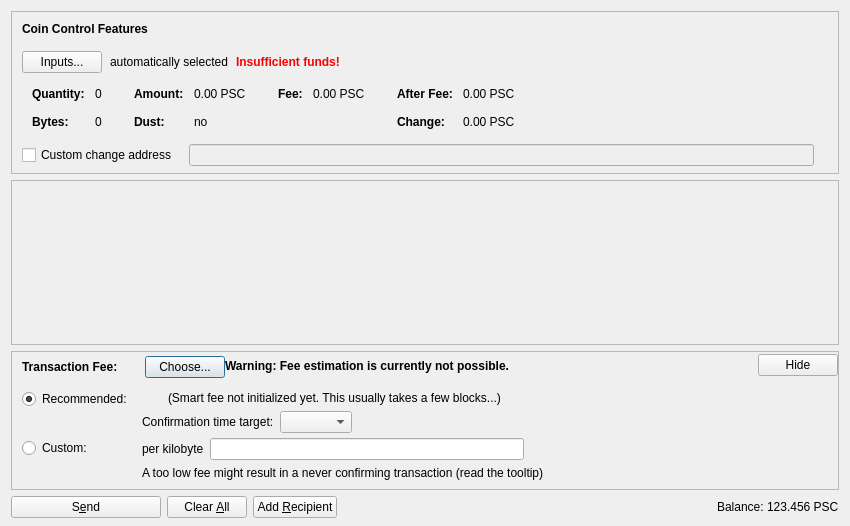
<?xml version="1.0" encoding="UTF-8"?>
<ui version="4.0">
 <class>SendCoinsDialog</class>
 <widget class="QDialog" name="SendCoinsDialog">
  <property name="geometry">
   <rect>
    <x>0</x>
    <y>0</y>
    <width>850</width>
    <height>526</height>
   </rect>
  </property>
  <property name="windowTitle">
   <string>Send Coins</string>
  </property>
  <layout class="QVBoxLayout" name="verticalLayout" stretch="0,1,0,0">
   <property name="bottomMargin">
    <number>8</number>
   </property>
   <item>
    <widget class="QFrame" name="frameCoinControl">
     <property name="sizePolicy">
      <sizepolicy hsizetype="Expanding" vsizetype="Expanding">
       <horstretch>0</horstretch>
       <verstretch>0</verstretch>
      </sizepolicy>
     </property>
     <property name="maximumSize">
      <size>
       <width>16777215</width>
       <height>16777215</height>
      </size>
     </property>
     <property name="frameShape">
      <enum>QFrame::StyledPanel</enum>
     </property>
     <property name="frameShadow">
      <enum>QFrame::Sunken</enum>
     </property>
     <layout class="QVBoxLayout" name="verticalLayoutCoinControl2">
      <property name="spacing">
       <number>0</number>
      </property>
      <property name="leftMargin">
       <number>0</number>
      </property>
      <property name="topMargin">
       <number>0</number>
      </property>
      <property name="rightMargin">
       <number>0</number>
      </property>
      <property name="bottomMargin">
       <number>6</number>
      </property>
      <item>
       <layout class="QVBoxLayout" name="verticalLayoutCoinControl" stretch="0,0,0,0,1">
        <property name="spacing">
         <number>0</number>
        </property>
        <property name="leftMargin">
         <number>10</number>
        </property>
        <property name="topMargin">
         <number>10</number>
        </property>
        <item>
         <layout class="QHBoxLayout" name="horizontalLayoutCoinControl1">
          <property name="bottomMargin">
           <number>15</number>
          </property>
          <item>
           <widget class="QLabel" name="labelCoinControlFeatures">
            <property name="sizePolicy">
             <sizepolicy hsizetype="Preferred" vsizetype="Maximum">
              <horstretch>0</horstretch>
              <verstretch>0</verstretch>
             </sizepolicy>
            </property>
            <property name="font">
             <font>
              <weight>75</weight>
              <bold>true</bold>
             </font>
            </property>
            <property name="styleSheet">
             <string notr="true">font-weight:bold;</string>
            </property>
            <property name="text">
             <string>Coin Control Features</string>
            </property>
           </widget>
          </item>
         </layout>
        </item>
        <item>
         <layout class="QHBoxLayout" name="horizontalLayoutCoinControl2" stretch="0,0,0,0">
          <property name="spacing">
           <number>8</number>
          </property>
          <property name="bottomMargin">
           <number>10</number>
          </property>
          <item>
           <widget class="QPushButton" name="pushButtonCoinControl">
            <property name="styleSheet">
             <string notr="true"/>
            </property>
            <property name="text">
             <string>Inputs...</string>
            </property>
            <property name="autoDefault">
             <bool>false</bool>
            </property>
           </widget>
          </item>
          <item>
           <widget class="QLabel" name="labelCoinControlAutomaticallySelected">
            <property name="text">
             <string>automatically selected</string>
            </property>
            <property name="margin">
             <number>5</number>
            </property>
           </widget>
          </item>
          <item>
           <widget class="QLabel" name="labelCoinControlInsuffFunds">
            <property name="font">
             <font>
              <weight>75</weight>
              <bold>true</bold>
             </font>
            </property>
            <property name="styleSheet">
             <string notr="true">color:red;font-weight:bold;</string>
            </property>
            <property name="text">
             <string>Insufficient funds!</string>
            </property>
            <property name="margin">
             <number>5</number>
            </property>
           </widget>
          </item>
          <item>
           <spacer name="horizontalSpacerCoinControl">
            <property name="orientation">
             <enum>Qt::Horizontal</enum>
            </property>
            <property name="sizeHint" stdset="0">
             <size>
              <width>40</width>
              <height>1</height>
             </size>
            </property>
           </spacer>
          </item>
         </layout>
        </item>
        <item>
         <widget class="QWidget" name="widgetCoinControl" native="true">
          <property name="sizePolicy">
           <sizepolicy hsizetype="Preferred" vsizetype="Preferred">
            <horstretch>0</horstretch>
            <verstretch>0</verstretch>
           </sizepolicy>
          </property>
          <property name="minimumSize">
           <size>
            <width>0</width>
            <height>0</height>
           </size>
          </property>
          <property name="styleSheet">
           <string notr="true"/>
          </property>
          <layout class="QHBoxLayout" name="horizontalLayoutCoinControl5">
           <property name="leftMargin">
            <number>0</number>
           </property>
           <property name="topMargin">
            <number>0</number>
           </property>
           <property name="rightMargin">
            <number>0</number>
           </property>
           <property name="bottomMargin">
            <number>0</number>
           </property>
           <item>
            <layout class="QHBoxLayout" name="horizontalLayoutCoinControl3" stretch="0,0,0,1">
             <property name="spacing">
              <number>20</number>
             </property>
             <property name="topMargin">
              <number>0</number>
             </property>
             <property name="bottomMargin">
              <number>10</number>
             </property>
             <item>
              <layout class="QFormLayout" name="formLayoutCoinControl1">
               <property name="horizontalSpacing">
                <number>10</number>
               </property>
               <property name="verticalSpacing">
                <number>14</number>
               </property>
               <property name="leftMargin">
                <number>10</number>
               </property>
               <property name="topMargin">
                <number>4</number>
               </property>
               <property name="rightMargin">
                <number>6</number>
               </property>
               <item row="0" column="0">
                <widget class="QLabel" name="labelCoinControlQuantityText">
                 <property name="font">
                  <font>
                   <weight>75</weight>
                   <bold>true</bold>
                  </font>
                 </property>
                 <property name="text">
                  <string>Quantity:</string>
                 </property>
                 <property name="margin">
                  <number>0</number>
                 </property>
                </widget>
               </item>
               <item row="0" column="1">
                <widget class="QLabel" name="labelCoinControlQuantity">
                 <property name="cursor">
                  <cursorShape>IBeamCursor</cursorShape>
                 </property>
                 <property name="contextMenuPolicy">
                  <enum>Qt::ActionsContextMenu</enum>
                 </property>
                 <property name="text">
                  <string notr="true">0</string>
                 </property>
                 <property name="margin">
                  <number>0</number>
                 </property>
                 <property name="textInteractionFlags">
                  <set>Qt::LinksAccessibleByMouse|Qt::TextSelectableByKeyboard|Qt::TextSelectableByMouse</set>
                 </property>
                </widget>
               </item>
               <item row="1" column="0">
                <widget class="QLabel" name="labelCoinControlBytesText">
                 <property name="font">
                  <font>
                   <weight>75</weight>
                   <bold>true</bold>
                  </font>
                 </property>
                 <property name="text">
                  <string>Bytes:</string>
                 </property>
                </widget>
               </item>
               <item row="1" column="1">
                <widget class="QLabel" name="labelCoinControlBytes">
                 <property name="cursor">
                  <cursorShape>IBeamCursor</cursorShape>
                 </property>
                 <property name="contextMenuPolicy">
                  <enum>Qt::ActionsContextMenu</enum>
                 </property>
                 <property name="text">
                  <string notr="true">0</string>
                 </property>
                 <property name="textInteractionFlags">
                  <set>Qt::LinksAccessibleByMouse|Qt::TextSelectableByKeyboard|Qt::TextSelectableByMouse</set>
                 </property>
                </widget>
               </item>
              </layout>
             </item>
             <item>
              <layout class="QFormLayout" name="formLayoutCoinControl2">
               <property name="horizontalSpacing">
                <number>10</number>
               </property>
               <property name="verticalSpacing">
                <number>14</number>
               </property>
               <property name="leftMargin">
                <number>6</number>
               </property>
               <property name="topMargin">
                <number>4</number>
               </property>
               <property name="rightMargin">
                <number>6</number>
               </property>
               <item row="0" column="0">
                <widget class="QLabel" name="labelCoinControlAmountText">
                 <property name="font">
                  <font>
                   <weight>75</weight>
                   <bold>true</bold>
                  </font>
                 </property>
                 <property name="text">
                  <string>Amount:</string>
                 </property>
                 <property name="margin">
                  <number>0</number>
                 </property>
                </widget>
               </item>
               <item row="0" column="1">
                <widget class="QLabel" name="labelCoinControlAmount">
                 <property name="cursor">
                  <cursorShape>IBeamCursor</cursorShape>
                 </property>
                 <property name="contextMenuPolicy">
                  <enum>Qt::ActionsContextMenu</enum>
                 </property>
                 <property name="text">
                  <string notr="true">0.00 PSC</string>
                 </property>
                 <property name="textInteractionFlags">
                  <set>Qt::LinksAccessibleByMouse|Qt::TextSelectableByKeyboard|Qt::TextSelectableByMouse</set>
                 </property>
                </widget>
               </item>
               <item row="1" column="0">
                <widget class="QLabel" name="labelCoinControlLowOutputText">
                 <property name="font">
                  <font>
                   <weight>75</weight>
                   <bold>true</bold>
                  </font>
                 </property>
                 <property name="text">
                  <string>Dust:</string>
                 </property>
                </widget>
               </item>
               <item row="1" column="1">
                <widget class="QLabel" name="labelCoinControlLowOutput">
                 <property name="cursor">
                  <cursorShape>IBeamCursor</cursorShape>
                 </property>
                 <property name="contextMenuPolicy">
                  <enum>Qt::ActionsContextMenu</enum>
                 </property>
                 <property name="text">
                  <string notr="true">no</string>
                 </property>
                 <property name="textInteractionFlags">
                  <set>Qt::LinksAccessibleByMouse|Qt::TextSelectableByKeyboard|Qt::TextSelectableByMouse</set>
                 </property>
                </widget>
               </item>
              </layout>
             </item>
             <item>
              <layout class="QFormLayout" name="formLayoutCoinControl3">
               <property name="horizontalSpacing">
                <number>10</number>
               </property>
               <property name="verticalSpacing">
                <number>14</number>
               </property>
               <property name="leftMargin">
                <number>6</number>
               </property>
               <property name="topMargin">
                <number>4</number>
               </property>
               <property name="rightMargin">
                <number>6</number>
               </property>
               <item row="0" column="0">
                <widget class="QLabel" name="labelCoinControlFeeText">
                 <property name="font">
                  <font>
                   <weight>75</weight>
                   <bold>true</bold>
                  </font>
                 </property>
                 <property name="text">
                  <string>Fee:</string>
                 </property>
                 <property name="margin">
                  <number>0</number>
                 </property>
                </widget>
               </item>
               <item row="0" column="1">
                <widget class="QLabel" name="labelCoinControlFee">
                 <property name="cursor">
                  <cursorShape>IBeamCursor</cursorShape>
                 </property>
                 <property name="contextMenuPolicy">
                  <enum>Qt::ActionsContextMenu</enum>
                 </property>
                 <property name="text">
                  <string notr="true">0.00 PSC</string>
                 </property>
                 <property name="textInteractionFlags">
                  <set>Qt::LinksAccessibleByMouse|Qt::TextSelectableByKeyboard|Qt::TextSelectableByMouse</set>
                 </property>
                </widget>
               </item>
              </layout>
             </item>
             <item>
              <layout class="QFormLayout" name="formLayoutCoinControl4">
               <property name="horizontalSpacing">
                <number>10</number>
               </property>
               <property name="verticalSpacing">
                <number>14</number>
               </property>
               <property name="leftMargin">
                <number>6</number>
               </property>
               <property name="topMargin">
                <number>4</number>
               </property>
               <property name="rightMargin">
                <number>6</number>
               </property>
               <item row="0" column="0">
                <widget class="QLabel" name="labelCoinControlAfterFeeText">
                 <property name="font">
                  <font>
                   <weight>75</weight>
                   <bold>true</bold>
                  </font>
                 </property>
                 <property name="text">
                  <string>After Fee:</string>
                 </property>
                 <property name="margin">
                  <number>0</number>
                 </property>
                </widget>
               </item>
               <item row="0" column="1">
                <widget class="QLabel" name="labelCoinControlAfterFee">
                 <property name="cursor">
                  <cursorShape>IBeamCursor</cursorShape>
                 </property>
                 <property name="contextMenuPolicy">
                  <enum>Qt::ActionsContextMenu</enum>
                 </property>
                 <property name="text">
                  <string notr="true">0.00 PSC</string>
                 </property>
                 <property name="textInteractionFlags">
                  <set>Qt::LinksAccessibleByMouse|Qt::TextSelectableByKeyboard|Qt::TextSelectableByMouse</set>
                 </property>
                </widget>
               </item>
               <item row="1" column="0">
                <widget class="QLabel" name="labelCoinControlChangeText">
                 <property name="font">
                  <font>
                   <weight>75</weight>
                   <bold>true</bold>
                  </font>
                 </property>
                 <property name="text">
                  <string>Change:</string>
                 </property>
                </widget>
               </item>
               <item row="1" column="1">
                <widget class="QLabel" name="labelCoinControlChange">
                 <property name="cursor">
                  <cursorShape>IBeamCursor</cursorShape>
                 </property>
                 <property name="contextMenuPolicy">
                  <enum>Qt::ActionsContextMenu</enum>
                 </property>
                 <property name="text">
                  <string notr="true">0.00 PSC</string>
                 </property>
                 <property name="textInteractionFlags">
                  <set>Qt::LinksAccessibleByMouse|Qt::TextSelectableByKeyboard|Qt::TextSelectableByMouse</set>
                 </property>
                </widget>
               </item>
              </layout>
             </item>
            </layout>
           </item>
          </layout>
         </widget>
        </item>
        <item>
         <layout class="QHBoxLayout" name="horizontalLayoutCoinControl4" stretch="0,0,0">
          <property name="spacing">
           <number>12</number>
          </property>
          <property name="sizeConstraint">
           <enum>QLayout::SetDefaultConstraint</enum>
          </property>
          <property name="topMargin">
           <number>5</number>
          </property>
          <property name="rightMargin">
           <number>5</number>
          </property>
          <item>
           <widget class="QCheckBox" name="checkBoxCoinControlChange">
            <property name="toolTip">
             <string>If this is activated, but the change address is empty or invalid, change will be sent to a newly generated address.</string>
            </property>
            <property name="text">
             <string>Custom change address</string>
            </property>
           </widget>
          </item>
          <item>
           <widget class="QValidatedLineEdit" name="lineEditCoinControlChange">
            <property name="enabled">
             <bool>false</bool>
            </property>
            <property name="sizePolicy">
             <sizepolicy hsizetype="Expanding" vsizetype="Fixed">
              <horstretch>0</horstretch>
              <verstretch>0</verstretch>
             </sizepolicy>
            </property>
           </widget>
          </item>
          <item>
           <widget class="QLabel" name="labelCoinControlChangeLabel">
            <property name="sizePolicy">
             <sizepolicy hsizetype="Preferred" vsizetype="Expanding">
              <horstretch>0</horstretch>
              <verstretch>0</verstretch>
             </sizepolicy>
            </property>
            <property name="minimumSize">
             <size>
              <width>0</width>
              <height>0</height>
             </size>
            </property>
            <property name="text">
             <string/>
            </property>
            <property name="margin">
             <number>3</number>
            </property>
           </widget>
          </item>
         </layout>
        </item>
        <item>
         <spacer name="verticalSpacerCoinControl">
          <property name="orientation">
           <enum>Qt::Vertical</enum>
          </property>
          <property name="sizeHint" stdset="0">
           <size>
            <width>800</width>
            <height>1</height>
           </size>
          </property>
         </spacer>
        </item>
       </layout>
      </item>
     </layout>
    </widget>
   </item>
   <item>
    <widget class="QScrollArea" name="scrollArea">
     <property name="widgetResizable">
      <bool>true</bool>
     </property>
     <widget class="QWidget" name="scrollAreaWidgetContents">
      <property name="geometry">
       <rect>
        <x>0</x>
        <y>0</y>
        <width>830</width>
        <height>104</height>
       </rect>
      </property>
      <layout class="QVBoxLayout" name="verticalLayout_2" stretch="0,1">
       <property name="leftMargin">
        <number>0</number>
       </property>
       <property name="topMargin">
        <number>0</number>
       </property>
       <property name="rightMargin">
        <number>0</number>
       </property>
       <property name="bottomMargin">
        <number>0</number>
       </property>
       <item>
        <layout class="QVBoxLayout" name="entries">
         <property name="spacing">
          <number>6</number>
         </property>
        </layout>
       </item>
       <item>
        <spacer name="verticalSpacer">
         <property name="orientation">
          <enum>Qt::Vertical</enum>
         </property>
         <property name="sizeHint" stdset="0">
          <size>
           <width>20</width>
           <height>40</height>
          </size>
         </property>
        </spacer>
       </item>
      </layout>
     </widget>
    </widget>
   </item>
   <item>
    <widget class="QFrame" name="frameFee">
     <property name="sizePolicy">
      <sizepolicy hsizetype="Expanding" vsizetype="Expanding">
       <horstretch>0</horstretch>
       <verstretch>0</verstretch>
      </sizepolicy>
     </property>
     <property name="maximumSize">
      <size>
       <width>16777215</width>
       <height>16777215</height>
      </size>
     </property>
     <property name="frameShape">
      <enum>QFrame::StyledPanel</enum>
     </property>
     <property name="frameShadow">
      <enum>QFrame::Sunken</enum>
     </property>
     <layout class="QVBoxLayout" name="verticalLayoutFee1">
      <property name="spacing">
       <number>0</number>
      </property>
      <property name="leftMargin">
       <number>0</number>
      </property>
      <property name="topMargin">
       <number>0</number>
      </property>
      <property name="rightMargin">
       <number>0</number>
      </property>
      <property name="bottomMargin">
       <number>0</number>
      </property>
      <item>
       <layout class="QVBoxLayout" name="verticalLayoutFee2" stretch="0,0,0">
        <property name="spacing">
         <number>0</number>
        </property>
        <property name="leftMargin">
         <number>10</number>
        </property>
        <property name="topMargin">
         <number>0</number>
        </property>
        <item>
         <layout class="QHBoxLayout" name="horizontalLayoutFee1">
          <property name="bottomMargin">
           <number>0</number>
          </property>
          <item>
           <layout class="QVBoxLayout" name="verticalLayoutFee7">
            <property name="spacing">
             <number>0</number>
            </property>
            <item>
             <spacer name="verticalSpacerSmartFee">
              <property name="orientation">
               <enum>Qt::Vertical</enum>
              </property>
              <property name="sizeType">
               <enum>QSizePolicy::Fixed</enum>
              </property>
              <property name="sizeHint" stdset="0">
               <size>
                <width>1</width>
                <height>4</height>
               </size>
              </property>
             </spacer>
            </item>
            <item>
             <layout class="QHBoxLayout" name="horizontalLayoutSmartFee">
              <property name="spacing">
               <number>10</number>
              </property>
              <item>
               <widget class="QLabel" name="labelFeeHeadline">
                <property name="sizePolicy">
                 <sizepolicy hsizetype="Preferred" vsizetype="Maximum">
                  <horstretch>0</horstretch>
                  <verstretch>0</verstretch>
                 </sizepolicy>
                </property>
                <property name="font">
                 <font>
                  <weight>75</weight>
                  <bold>true</bold>
                 </font>
                </property>
                <property name="styleSheet">
                 <string notr="true">font-weight:bold;</string>
                </property>
                <property name="text">
                 <string>Transaction Fee:</string>
                </property>
               </widget>
              </item>
              <item>
               <widget class="QLabel" name="labelFeeMinimized">
                <property name="text">
                 <string/>
                </property>
               </widget>
              </item>
              <item>
               <widget class="QPushButton" name="buttonChooseFee">
                <property name="text">
                 <string>Choose...</string>
                </property>
               </widget>
              </item>
             </layout>
            </item>
            <item>
             <spacer name="verticalSpacer_5">
              <property name="orientation">
               <enum>Qt::Vertical</enum>
              </property>
              <property name="sizeHint" stdset="0">
               <size>
                <width>1</width>
                <height>1</height>
               </size>
              </property>
             </spacer>
            </item>
           </layout>
          </item>
          <item>
           <widget class="QLabel" name="fallbackFeeWarningLabel">
            <property name="toolTip">
             <string>Using the fallbackfee can result in sending a transaction that will take several hours or days (or never) to confirm. Consider choosing your fee manually or wait until you have validated the complete chain.</string>
            </property>
            <property name="font">
            <font>
                <weight>75</weight>
                <bold>true</bold>
            </font>
            </property>
            <property name="text">
             <string>Warning: Fee estimation is currently not possible.</string>
            </property>
            <property name="wordWrap">
             <bool>false</bool>
            </property>
           </widget>
          </item>
          <item>
           <spacer name="horizontalSpacer_4">
            <property name="orientation">
             <enum>Qt::Horizontal</enum>
            </property>
            <property name="sizeType">
             <enum>QSizePolicy::MinimumExpanding</enum>
            </property>
            <property name="sizeHint" stdset="0">
             <size>
              <width>40</width>
              <height>20</height>
             </size>
            </property>
           </spacer>
          </item>
          <item>
           <widget class="QPushButton" name="buttonMinimizeFee">
            <property name="toolTip">
             <string>collapse fee-settings</string>
            </property>
            <property name="text">
             <string>Hide</string>
            </property>
           </widget>
          </item>
         </layout>
        </item>
        <item>
         <widget class="QFrame" name="frameFeeSelection">
          <layout class="QVBoxLayout" name="verticalLayoutFee12">
           <property name="spacing">
            <number>0</number>
           </property>
           <property name="leftMargin">
            <number>0</number>
           </property>
           <property name="topMargin">
            <number>0</number>
           </property>
           <property name="rightMargin">
            <number>0</number>
           </property>
           <property name="bottomMargin">
            <number>0</number>
           </property>
           <item>
            <layout class="QGridLayout" name="gridLayoutFee">
             <property name="topMargin">
              <number>10</number>
             </property>
             <property name="bottomMargin">
              <number>4</number>
             </property>
             <property name="horizontalSpacing">
              <number>10</number>
             </property>
             <property name="verticalSpacing">
              <number>4</number>
             </property>
             <item row="1" column="1">
              <layout class="QVBoxLayout" name="verticalLayoutFee8">
               <property name="spacing">
                <number>6</number>
               </property>
               <item>
                <layout class="QHBoxLayout" name="horizontalLayoutFee13">
                 <item>
                  <widget class="QLabel" name="labelCustomPerKilobyte">
                   <property name="toolTip">
                    <string>Specify a custom fee per kB (1,000 bytes) of the transaction's virtual size.

Note:  Since the fee is calculated on a per-byte basis, a fee of "100 satoshis per kB" for a transaction size of 500 bytes (half of 1 kB) would ultimately yield a fee of only 50 satoshis.</string>
                   </property>
                   <property name="text">
                    <string>per kilobyte</string>
                   </property>
                  </widget>
                 </item>
                 <item>
                  <widget class="BitcoinAmountField" name="customFee"/>
                 </item>
                 <item>
                  <spacer name="horizontalSpacer_6">
                   <property name="orientation">
                    <enum>Qt::Horizontal</enum>
                   </property>
                   <property name="sizeHint" stdset="0">
                    <size>
                     <width>1</width>
                     <height>1</height>
                    </size>
                   </property>
                  </spacer>
                 </item>
                </layout>
               </item>
               <item>
                <layout class="QHBoxLayout" name="horizontalLayoutFee8">
                 <item>
                  <widget class="QLabel" name="labelCustomFeeWarning">
                   <property name="enabled">
                    <bool>true</bool>
                   </property>
                   <property name="toolTip">
                    <string>When there is less transaction volume than space in the blocks, miners as well as relaying nodes may enforce a minimum fee. Paying only this minimum fee is just fine, but be aware that this can result in a never confirming transaction once there is more demand for litecoin transactions than the network can process.</string>
                   </property>
                   <property name="text">
                    <string>A too low fee might result in a never confirming transaction (read the tooltip)</string>
                   </property>
                  </widget>
                 </item>
                 <item>
                  <spacer name="horizontalSpacer_2">
                   <property name="orientation">
                    <enum>Qt::Horizontal</enum>
                   </property>
                   <property name="sizeHint" stdset="0">
                    <size>
                     <width>1</width>
                     <height>1</height>
                    </size>
                   </property>
                  </spacer>
                 </item>
                </layout>
               </item>
              </layout>
             </item>
             <item row="0" column="0">
              <layout class="QVBoxLayout" name="verticalLayoutFee4" stretch="0,1">
               <item>
                <widget class="QRadioButton" name="radioSmartFee">
                 <property name="text">
                  <string>Recommended:</string>
                 </property>
                 <property name="checked">
                  <bool>true</bool>
                 </property>
                 <attribute name="buttonGroup">
                  <string notr="true">groupFee</string>
                 </attribute>
                </widget>
               </item>
               <item>
                <spacer name="verticalSpacer_2">
                 <property name="orientation">
                  <enum>Qt::Vertical</enum>
                 </property>
                 <property name="sizeHint" stdset="0">
                  <size>
                   <width>1</width>
                   <height>1</height>
                  </size>
                 </property>
                </spacer>
               </item>
              </layout>
             </item>
             <item row="1" column="0">
              <layout class="QVBoxLayout" name="verticalLayoutFee9" stretch="0,1">
               <item>
                <widget class="QRadioButton" name="radioCustomFee">
                 <property name="text">
                  <string>Custom:</string>
                 </property>
                 <attribute name="buttonGroup">
                  <string notr="true">groupFee</string>
                 </attribute>
                </widget>
               </item>
               <item>
                <spacer name="verticalSpacer_6">
                 <property name="orientation">
                  <enum>Qt::Vertical</enum>
                 </property>
                 <property name="sizeHint" stdset="0">
                  <size>
                   <width>1</width>
                   <height>1</height>
                  </size>
                 </property>
                </spacer>
               </item>
              </layout>
             </item>
             <item row="0" column="1">
              <layout class="QVBoxLayout" name="verticalLayoutFee3" stretch="0,0,1">
               <property name="spacing">
                <number>6</number>
               </property>
               <property name="topMargin">
                <number>2</number>
               </property>
               <item>
                <layout class="QHBoxLayout" name="horizontalLayoutFee12">
                 <item>
                  <widget class="QLabel" name="labelSmartFee">
                   <property name="text">
                    <string/>
                   </property>
                  </widget>
                 </item>
                 <item>
                  <widget class="QLabel" name="labelFeeEstimation">
                   <property name="text">
                    <string/>
                   </property>
                  </widget>
                 </item>
                 <item>
                  <widget class="QLabel" name="labelSmartFee2">
                   <property name="text">
                    <string>(Smart fee not initialized yet. This usually takes a few blocks...)</string>
                   </property>
                  </widget>
                 </item>
                 <item>
                  <spacer name="horizontalSpacer_5">
                   <property name="orientation">
                    <enum>Qt::Horizontal</enum>
                   </property>
                   <property name="sizeHint" stdset="0">
                    <size>
                     <width>1</width>
                     <height>1</height>
                    </size>
                   </property>
                  </spacer>
                 </item>
                </layout>
               </item>
               <item>
                <layout class="QHBoxLayout" name="horizontalLayoutFee9">
                 <item>
                  <layout class="QVBoxLayout" name="verticalLayoutFee6">
                   <item>
                    <widget class="QLabel" name="labelSmartFee3">
                     <property name="text">
                      <string>Confirmation time target:</string>
                     </property>
                    </widget>
                   </item>
                  </layout>
                 </item>
                 <item>
                  <layout class="QVBoxLayout" name="verticalLayoutFee5">
                   <property name="rightMargin">
                    <number>30</number>
                   </property>
                   <item>
                    <layout class="QHBoxLayout" name="horizontalLayoutConfTarget">
                     <property name="bottomMargin">
                      <number>0</number>
                     </property>
                     <item>
                      <widget class="QComboBox" name="confTargetSelector"/>
                     </item>
                     <item>
                      <spacer name="horizontalSpacerConfTarget">
                       <property name="orientation">
                        <enum>Qt::Horizontal</enum>
                       </property>
                       <property name="sizeHint" stdset="0">
                        <size>
                         <width>40</width>
                         <height>20</height>
                        </size>
                       </property>
                      </spacer>
                     </item>
                    </layout>
                   </item>
                  </layout>
                 </item>
                </layout>
               </item>
               <item>
                <spacer name="verticalSpacer_4">
                 <property name="orientation">
                  <enum>Qt::Vertical</enum>
                 </property>
                 <property name="sizeHint" stdset="0">
                  <size>
                   <width>1</width>
                   <height>1</height>
                  </size>
                 </property>
                </spacer>
               </item>
              </layout>
             </item>
            </layout>
           </item>
          </layout>
         </widget>
        </item>
        <item>
         <spacer name="verticalSpacerFee">
          <property name="orientation">
           <enum>Qt::Vertical</enum>
          </property>
          <property name="sizeHint" stdset="0">
           <size>
            <width>40</width>
            <height>5</height>
           </size>
          </property>
         </spacer>
        </item>
       </layout>
      </item>
     </layout>
    </widget>
   </item>
   <item>
    <layout class="QHBoxLayout" name="horizontalLayout">
     <item>
      <widget class="QPushButton" name="sendButton">
       <property name="minimumSize">
        <size>
         <width>150</width>
         <height>0</height>
        </size>
       </property>
       <property name="toolTip">
        <string>Confirm the send action</string>
       </property>
       <property name="text">
        <string>S&amp;end</string>
       </property>
       <property name="icon">
        <iconset resource="../bitcoin.qrc">
         <normaloff>:/icons/send</normaloff>:/icons/send</iconset>
       </property>
       <property name="autoDefault">
        <bool>false</bool>
       </property>
       <property name="default">
        <bool>false</bool>
       </property>
      </widget>
     </item>
     <item>
      <widget class="QPushButton" name="clearButton">
       <property name="sizePolicy">
        <sizepolicy hsizetype="Minimum" vsizetype="Fixed">
         <horstretch>0</horstretch>
         <verstretch>0</verstretch>
        </sizepolicy>
       </property>
       <property name="toolTip">
        <string>Clear all fields of the form.</string>
       </property>
       <property name="text">
        <string>Clear &amp;All</string>
       </property>
       <property name="icon">
        <iconset resource="../bitcoin.qrc">
         <normaloff>:/icons/remove</normaloff>:/icons/remove</iconset>
       </property>
       <property name="autoDefault">
        <bool>false</bool>
       </property>
      </widget>
     </item>
     <item>
      <widget class="QPushButton" name="addButton">
       <property name="toolTip">
        <string>Send to multiple recipients at once</string>
       </property>
       <property name="text">
        <string>Add &amp;Recipient</string>
       </property>
       <property name="icon">
        <iconset resource="../bitcoin.qrc">
         <normaloff>:/icons/add</normaloff>:/icons/add</iconset>
       </property>
       <property name="autoDefault">
        <bool>false</bool>
       </property>
      </widget>
     </item>
     <item>
      <spacer name="horizontalSpacer">
       <property name="orientation">
        <enum>Qt::Horizontal</enum>
       </property>
       <property name="sizeHint" stdset="0">
        <size>
         <width>40</width>
         <height>20</height>
        </size>
       </property>
      </spacer>
     </item>
     <item>
      <layout class="QHBoxLayout" name="horizontalLayout_2">
       <property name="spacing">
        <number>3</number>
       </property>
       <item>
        <widget class="QLabel" name="label">
         <property name="sizePolicy">
          <sizepolicy hsizetype="Preferred" vsizetype="Fixed">
           <horstretch>0</horstretch>
           <verstretch>0</verstretch>
          </sizepolicy>
         </property>
         <property name="text">
          <string>Balance:</string>
         </property>
        </widget>
       </item>
       <item>
        <widget class="QLabel" name="labelBalance">
         <property name="sizePolicy">
          <sizepolicy hsizetype="Preferred" vsizetype="Fixed">
           <horstretch>0</horstretch>
           <verstretch>0</verstretch>
          </sizepolicy>
         </property>
         <property name="cursor">
          <cursorShape>IBeamCursor</cursorShape>
         </property>
         <property name="text">
          <string notr="true">123.456 PSC</string>
         </property>
         <property name="textInteractionFlags">
          <set>Qt::LinksAccessibleByMouse|Qt::TextSelectableByKeyboard|Qt::TextSelectableByMouse</set>
         </property>
        </widget>
       </item>
      </layout>
     </item>
    </layout>
   </item>
  </layout>
 </widget>
 <customwidgets>
  <customwidget>
   <class>QValidatedLineEdit</class>
   <extends>QLineEdit</extends>
   <header>qt/qvalidatedlineedit.h</header>
  </customwidget>
  <customwidget>
   <class>BitcoinAmountField</class>
   <extends>QLineEdit</extends>
   <header>qt/bitcoinamountfield.h</header>
   <container>1</container>
  </customwidget>
 </customwidgets>
 <resources>
  <include location="../bitcoin.qrc"/>
 </resources>
 <connections/>
 <buttongroups>
  <buttongroup name="groupFee"/>
 </buttongroups>
</ui>
